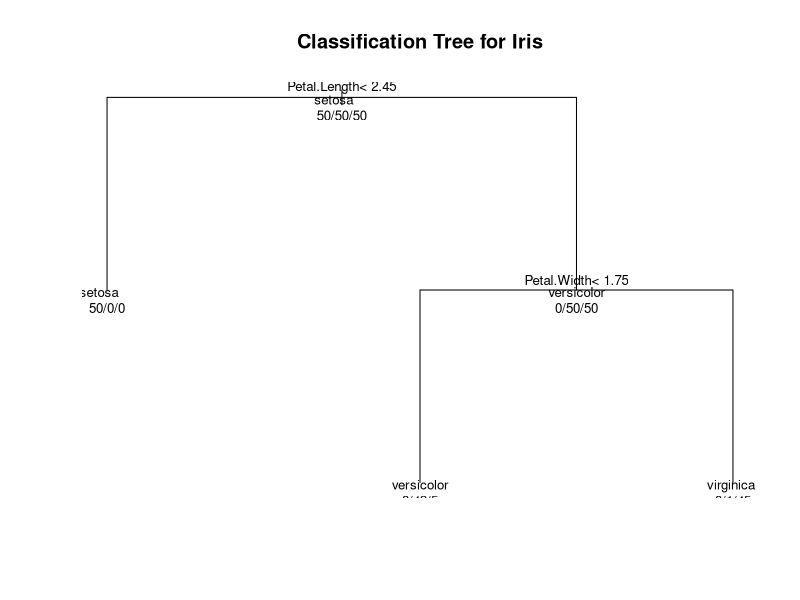

Write the R code that produced this figure.
library(tidyverse)
library(rpart)

fit <- rpart(Species ~ ., data = iris, method = "class", )


plot(fit, uniform=TRUE,
     main="Classification Tree for Iris")
text(fit, use.n=TRUE, all=TRUE, cex=.8)
